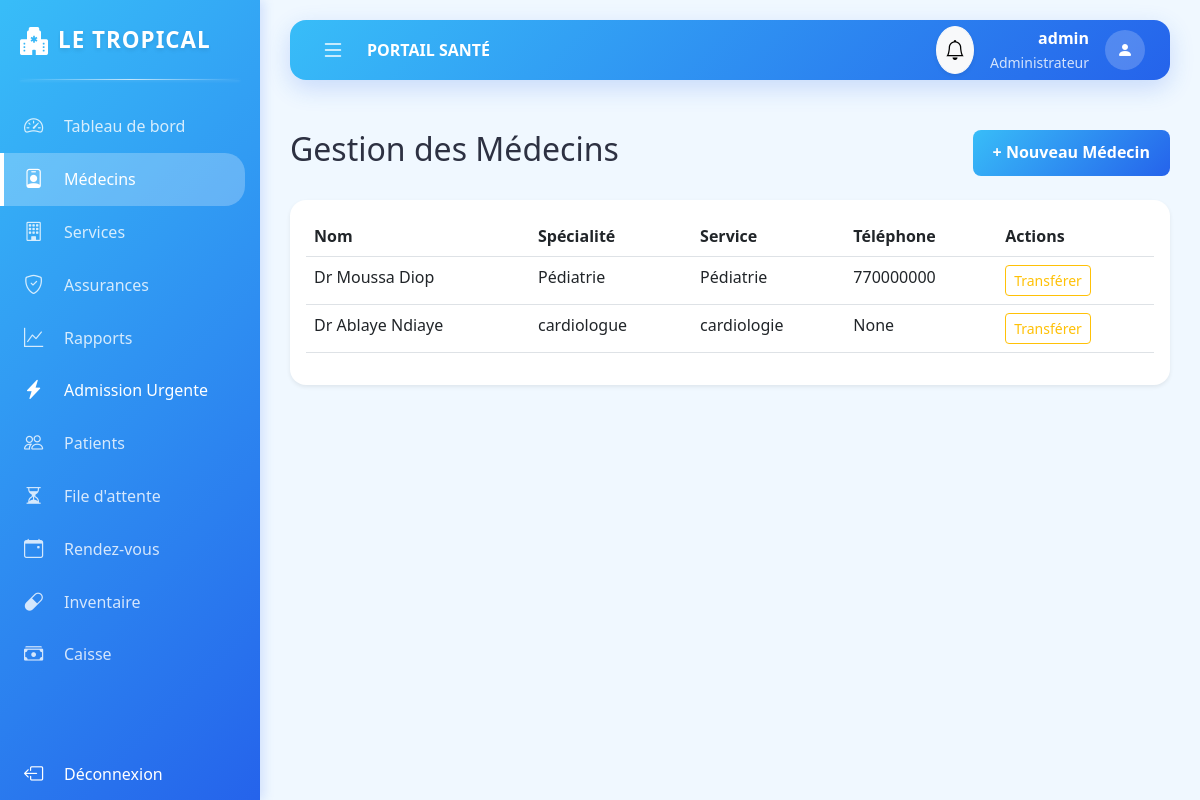
Page /admin/medecins (signed in) on the committed database.
### app/models.py (models this page shows)
class Utilisateur(db.Model, UserMixin):
    id = db.Column(db.Integer, primary_key=True)
    username = db.Column(db.String(50), unique=True, nullable=False)
    password = db.Column(db.String(100), nullable=False)
    role = db.Column(db.String(20), nullable=False) # Admin, Medecin, Patient, Pharmacien, Receptionniste
    date_creation = db.Column(db.DateTime, default=datetime.utcnow)
    patient_id = db.Column(db.Integer, db.ForeignKey('patient.id'), nullable=True)
    patient = db.relationship('Patient', backref=db.backref('user', uselist=False))
    medecin_id = db.Column(db.Integer, db.ForeignKey('medecin.id'), nullable=True)
    medecin = db.relationship('Medecin', backref=db.backref('user', uselist=False))

class Medecin(db.Model):
    id = db.Column(db.Integer, primary_key=True)
    nom = db.Column(db.String(50), nullable=False)
    prenom = db.Column(db.String(50), nullable=False)
    specialite = db.Column(db.String(100))
    telephone = db.Column(db.String(20))
    teleconsult_active = db.Column(db.Boolean, default=False)
    service_id = db.Column(db.Integer, db.ForeignKey('service.id'), nullable=False)
    centre_id = db.Column(db.Integer, db.ForeignKey('centre.id'), nullable=True)
    centre = db.relationship('Centre', backref='medecins')
    rdvs = db.relationship('RendezVous', backref='medecin', lazy=True)
    dispos = db.relationship('Disponibilite', backref='medecin', lazy=True)

class Service(db.Model):
    id = db.Column(db.Integer, primary_key=True)
    nom_service = db.Column(db.String(100), nullable=False)
    description = db.Column(db.Text)
    medecins = db.relationship('Medecin', backref='service', lazy=True)

### app/routes.py (the view)
@main.route("/admin/medecins")
@login_required
def list_medecins():
    if current_user.role != 'Administrateur': return redirect(url_for('main.dashboard'))
    return render_template('admin/medecins.html', medecins=Medecin.query.all())

### app/__init__.py (called while the page is built)
def create_app(config_class=Config):
    app = Flask(__name__)
    app.config.from_object(Config)
    db.init_app(app)
    bcrypt.init_app(app)
    login_manager.init_app(app)
    from app.routes import main
    app.register_blueprint(main)
    from app.transfert import transfert_bp
    app.register_blueprint(transfert_bp)
    @app.context_processor
    def inject_now():
        from datetime import datetime
        return {'datetime': datetime}
    return app

### app/models.py (called while the page is built)
@login_manager.user_loader
def load_user(user_id):
    return Utilisateur.query.get(int(user_id))

### app/routes.py (called while the page is built)
@main.app_context_processor
def inject_notifications():
    if current_user.is_authenticated: return dict(unread_notifications=[n for n in current_user.notifications if not n.lu])
    return dict(unread_notifications=[])

### app/templates/admin/medecins.html
{% extends "base.html" %}
{% block content %}
<div class="d-flex justify-content-between mb-4">
    <h2>Gestion des Médecins</h2>
    <a href="{{ url_for('main.nouveau_medecin') }}" class="btn btn-senegal">+ Nouveau Médecin</a>
</div>
<div class="card border-0 shadow-sm"><div class="card-body">
    <table class="table">
        <thead><tr><th>Nom</th><th>Spécialité</th><th>Service</th><th>Téléphone</th><th>Actions</th></tr></thead>
        <tbody>
            {% for m in medecins %}
            <tr><td>Dr {{ m.prenom }} {{ m.nom }}</td><td>{{ m.specialite }}</td><td>{{ m.service.nom_service }}</td><td>{{ m.telephone }}</td>
            <td><a href="{{ url_for('main.modifier_medecin', med_id=m.id) }}" class="btn btn-sm btn-outline-warning">Transférer</a></td></tr>
            {% endfor %}
        </tbody>
    </table>
</div></div>
{% endblock %}

### app/templates/base.html (shortened to what this page needs)
<!DOCTYPE html>
<html lang="fr">
<head>
    <link href="https://cdn.jsdelivr.net/npm/bootstrap@5.3.0/dist/css/bootstrap.min.css" rel="stylesheet">
    <link rel="stylesheet" href="https://cdn.jsdelivr.net/npm/bootstrap-icons@1.11.0/font/bootstrap-icons.css">
</head>
<body>
    {% if current_user.is_authenticated %}
    <div id="sidebar">
        <div class="sidebar-header">
            <i class="bi bi-hospital-fill text-success fs-3"></i>
            <span class="logo-text">LE TROPICAL</span>
        </div>
            <a href="{{ url_for('main.dashboard') }}" class="menu-item {{ 'active' if request.endpoint == 'main.dashboard' }}">
                <i class="bi bi-speedometer2"></i>
                <span class="menu-text">Tableau de bord</span>
            </a>
            {% if current_user.role == 'Administrateur' %}
            <a href="{{ url_for('main.list_medecins') }}" class="menu-item {{ 'active' if request.endpoint == 'main.list_medecins' }}">
                <i class="bi bi-person-badge"></i>
                <span class="menu-text">Médecins</span>
            </a>
            <a href="{{ url_for('main.list_services') }}" class="menu-item {{ 'active' if request.endpoint == 'main.list_services' }}">
                <i class="bi bi-building"></i>
                <span class="menu-text">Services</span>
            </a>
            <a href="{{ url_for('main.list_assurances') }}" class="menu-item {{ 'active' if request.endpoint == 'main.list_assurances' }}">
                <i class="bi bi-shield-check"></i>
                <span class="menu-text">Assurances</span>
            </a>
            <a href="{{ url_for('main.rapports') }}" class="menu-item {{ 'active' if request.endpoint == 'main.rapports' }}">
                <i class="bi bi-graph-up"></i>
                <span class="menu-text">Rapports</span>
            </a>
            {% endif %}
            {% if current_user.role in ['Administrateur', 'Receptionniste'] %}
            <a href="{{ url_for('main.admission_urgence') }}" class="menu-item {{ 'active' if request.endpoint == 'main.admission_urgence' }} text-danger">
                <i class="bi bi-lightning-charge-fill"></i>
                <span class="menu-text">Admission Urgente</span>
            </a>
            {% endif %}
            {% if current_user.role in ['Administrateur', 'Receptionniste', 'Medecin'] %}
            <a href="{{ url_for('main.list_patients') }}" class="menu-item {{ 'active' if request.endpoint == 'main.list_patients' }}">
                <i class="bi bi-people"></i>
                <span class="menu-text">Patients</span>
            </a>
            {% endif %}
            {% if current_user.role in ['Administrateur', 'Receptionniste'] %}
            <a href="{{ url_for('main.file_attente') }}" class="menu-item {{ 'active' if request.endpoint == 'main.file_attente' }}">
                <i class="bi bi-hourglass-split"></i>
                <span class="menu-text">File d'attente</span>
            </a>
            {% endif %}
            {% if current_user.role not in ['Pharmacien', 'Caissier'] %}
            <a href="{{ url_for('main.list_rdvs') }}" class="menu-item {{ 'active' if request.endpoint == 'main.list_rdvs' }}">
                <i class="bi bi-calendar-event"></i>
                <span class="menu-text">Rendez-vous</span>
            </a>
            {% endif %}
            {% if current_user.role == 'Pharmacien' or current_user.role == 'Administrateur' %}
            <a href="{{ url_for('main.pharmacie_inventaire') }}" class="menu-item {{ 'active' if request.endpoint == 'main.pharmacie_inventaire' }}">
                <i class="bi bi-capsule"></i>
                <span class="menu-text">Inventaire</span>
            </a>
            {% endif %}
            {% if current_user.role in ['Caissier', 'Administrateur'] %}
            <a href="{{ url_for('main.caisse_factures') }}" class="menu-item {{ 'active' if request.endpoint == 'main.caisse_factures' }}">
                <i class="bi bi-cash-stack"></i>
                <span class="menu-text">Caisse</span>
            </a>
            {% endif %}
            <div class="mt-auto pt-5">
                <a href="{{ url_for('main.logout') }}" class="menu-item text-danger">
                    <i class="bi bi-box-arrow-left"></i>
                    <span class="menu-text">Déconnexion</span>
                </a>
            </div>
        </div>
    <div id="main-wrapper">
        <header class="top-navbar">
            <button class="toggle-btn" id="sidebarToggle">
                <i class="bi bi-list"></i>
            </button>
            <div class="ms-3 fw-bold text-uppercase d-none d-md-block">
                {{ title if title else "Portail Santé" }}
            </div>
            <div class="ms-auto d-flex align-items-center">
                <div class="dropdown me-3">
                    <button class="btn btn-light position-relative rounded-circle shadow-sm p-2" type="button" data-bs-toggle="dropdown">
                        <i class="bi bi-bell fs-5"></i>
                    </button>
                </div>
                <div class="text-end me-3 d-none d-sm-block">
                    <div class="fw-bold">{{ current_user.username }}</div>
                    <small class="text-muted">{{ current_user.role }}</small>
                </div>
                <div class="rounded-circle bg-success text-white d-flex align-items-center justify-content-center" style="width: 40px; height: 40px;">
                    <i class="bi bi-person-fill"></i>
                </div>
            </div>
        </header>
        <main class="content-area">
            {% block content %}{% endblock %}
        </main>
    </div>
    {% else %}
    <div class="content-area p-0">
        {% block auth_content %}{% endblock %}
    </div>
    {% endif %}
</body>
</html>

### app/templates/base.html (style rules this page uses)
:root { --primary-gradient: linear-gradient(135deg, #38BDF8 0%, #2563EB 100%); --button-gradient: linear-gradient(135deg, #38BDF8 0%, #2563EB 100%); --bg-light: #F0F8FF; --text-dark: #2D3142; --text-muted: #9C9EAB; --accent-bg: #E0F2FE; --accent-text: #0284C7; --sidebar-width: 260px; --sidebar-collapsed-width: 70px; --top-nav-height: 60px; }
body { background-color: var(--bg-light); overflow-x: hidden; font-family: 'Segoe UI', Tahoma, Geneva, Verdana, sans-serif; color: var(--text-dark); }
h1, h2, h3, h4, h5, h6, .fw-bold { color: var(--text-dark) !important; }
.text-muted { color: var(--text-muted) !important; }
#sidebar { width: var(--sidebar-width); height: 100vh; position: fixed; left: 0; top: 0; z-index: 1000; background: var(--primary-gradient); color: white; transition: all 0.3s ease; box-shadow: 4px 0 10px rgba(37, 99, 235, 0.15); display: flex; flex-direction: column; overflow-y: auto; overflow-x: hidden; }
.sidebar-header { height: 80px; display: flex; align-items: center; padding: 0 20px; margin-bottom: 20px; position: relative; background: transparent; }
.sidebar-header::after { content: ''; position: absolute; bottom: 0; left: 20px; right: 20px; height: 1px; background: linear-gradient(90deg, transparent, rgba(255, 255, 255, 0.7), transparent); box-shadow: 0 1px 3px rgba(255, 255, 255, 0.2); }
.sidebar-header .logo-text { white-space: nowrap; overflow: hidden; font-weight: 800; font-size: 1.4rem; letter-spacing: 1px; margin-left: 10px; transition: opacity 0.2s; color: white; text-shadow: 0 2px 4px rgba(0, 0, 0, 0.1); }
#sidebar .text-success, #sidebar .text-danger { color: white !important; }
.menu-item { padding: 12px 20px; display: flex; align-items: center; color: rgba(255,255,255,0.8); text-decoration: none; transition: all 0.2s; border-left: 4px solid transparent; }
.menu-item.active { color: white; background: rgba(255,255,255,0.25); border-left: 4px solid white; border-radius: 0 20px 20px 0; margin-right: 15px; }
.menu-item i { font-size: 1.2rem; min-width: 30px; }
.menu-text { margin-left: 10px; white-space: nowrap; transition: opacity 0.2s; }
#main-wrapper { margin-left: var(--sidebar-width); transition: all 0.3s ease; min-height: 100vh; display: flex; flex-direction: column; }
.top-navbar { height: var(--top-nav-height); background: var(--primary-gradient); display: flex; align-items: center; padding: 0 25px; box-shadow: 0 8px 24px rgba(37, 99, 235, 0.2); position: sticky; top: 20px; z-index: 999; margin: 20px 30px; border-radius: 16px; color: white; }
.top-navbar .fw-bold, .top-navbar .text-uppercase { color: white !important; }
.top-navbar .text-muted { color: rgba(255, 255, 255, 0.8) !important; }
.top-navbar .bg-success { background: rgba(255, 255, 255, 0.2) !important; color: white !important; }
.toggle-btn { background: none; border: none; font-size: 1.5rem; cursor: pointer; color: white; }
.content-area { padding: 30px; flex-grow: 1; }
.card { background: #FFFFFF; border-radius: 16px; box-shadow: 0 8px 24px rgba(37, 99, 235, 0.08); border: none; transition: transform 0.2s, box-shadow 0.2s; }
.btn-senegal, .btn-success, .btn-primary { background: var(--button-gradient); color: white; border: none; border-radius: 8px; padding: 10px 20px; font-weight: 600; }

### rows in the picture
Utilisateur: username "admin", role "Administrateur"
Medecin: prenom "Moussa", nom "Diop", specialite "Pédiatrie", service.nom_service "Pédiatrie", telephone "770000000"
Medecin: prenom "Ablaye", nom "Ndiaye", specialite "cardiologue", service.nom_service "cardiologie", telephone "None"

### other values in the picture
{{ title if title else "Portail Santé" }} "PORTAIL SANTÉ"
